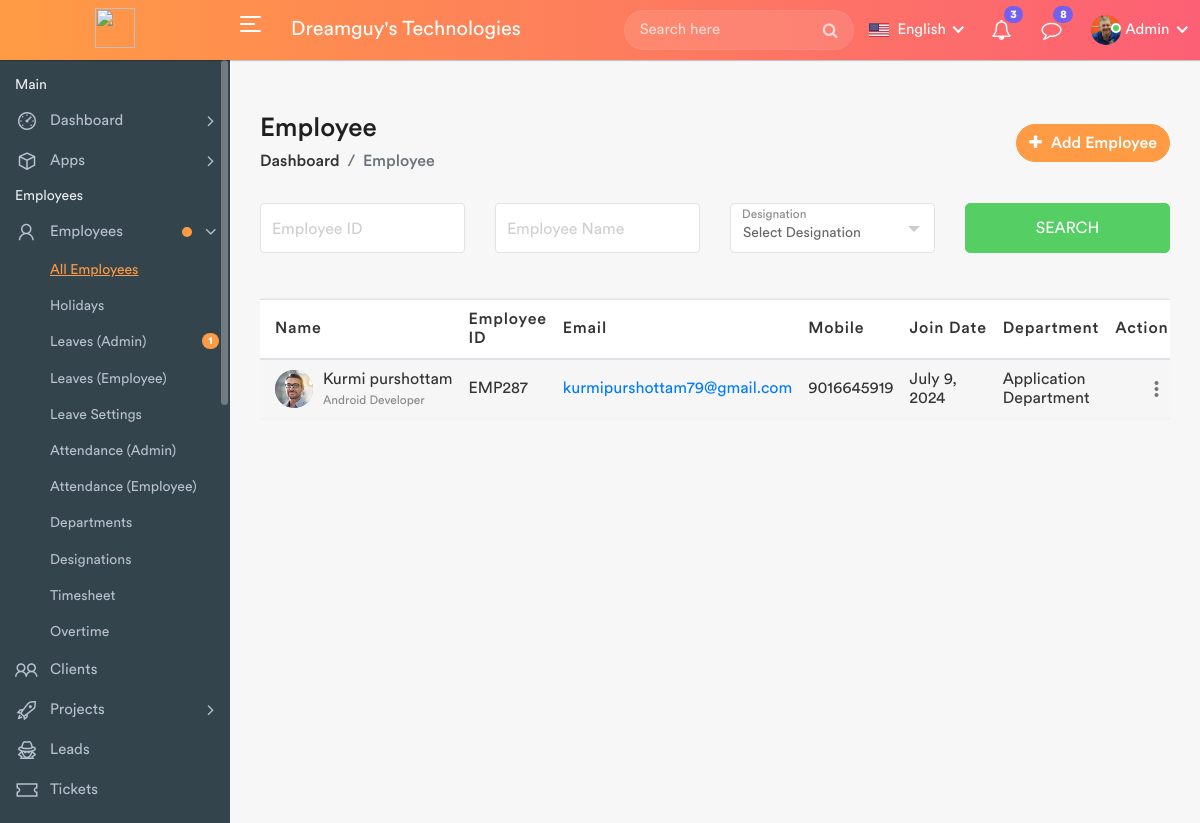
Before: /employees_list with the older database file.
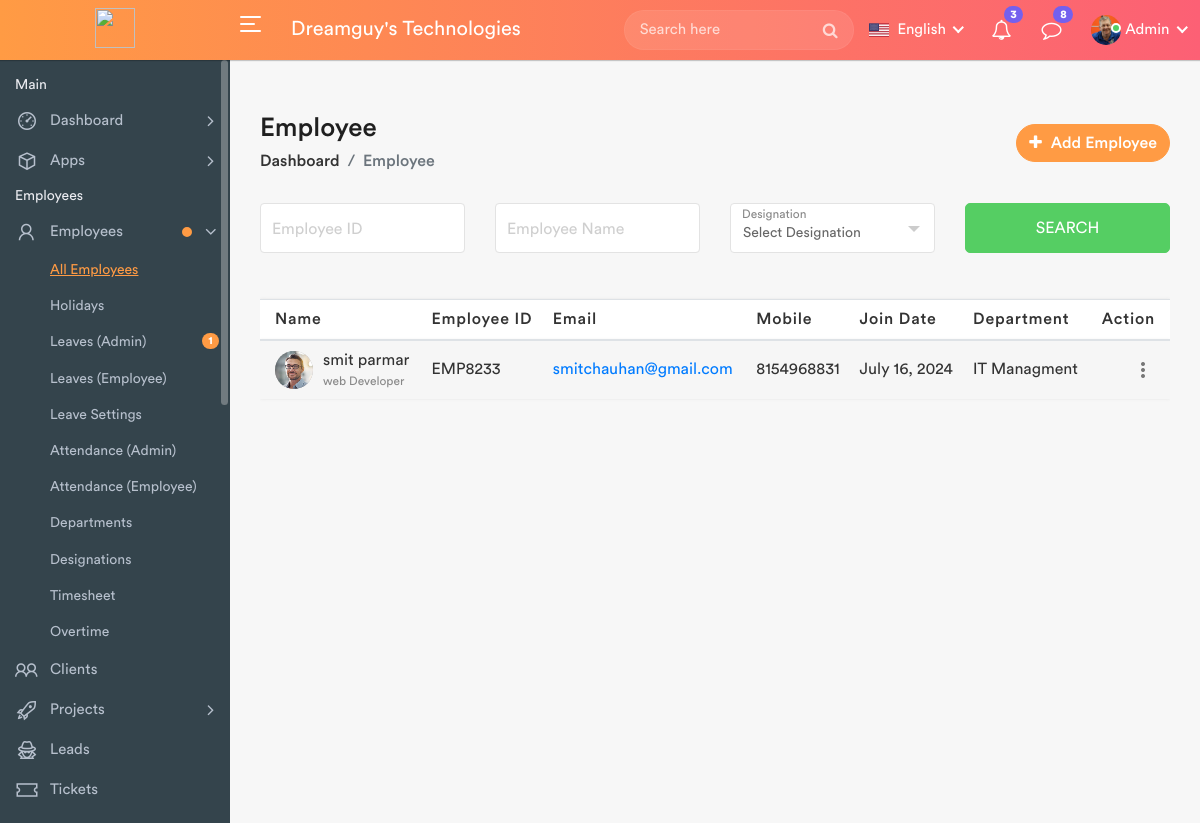
After: the same page with the newer database file.
### HRMS_APP/models.py (models this page shows, shortened)
class Employees(models.Model):
    company=(
        ("Delta","Delta"),
        ("Infotech","Infotech"),
        ("TCS","TCS"),
    )
    first_name = models.CharField(max_length=30)
    last_name = models.CharField(max_length=30)
    username = models.CharField(max_length=30)
    email = models.EmailField()
    password = models.CharField(max_length=30)
    employee_id = models.CharField(max_length=50)
    joining_date = models.DateField(null=True,blank=True)
    phone = models.CharField(max_length=12)
    company = models.CharField(max_length=20,choices=company)
    department = models.ForeignKey(Department, on_delete=models.CASCADE)
    designation = models.ForeignKey(Designation, on_delete=models.CASCADE)

class Designation(models.Model):
    designation = models.CharField(max_length=100)
    department = models.ForeignKey(Department, on_delete=models.CASCADE)
    def __str__(self):
        return self.designation

class Department(models.Model):
    department = models.CharField(max_length=100)
    def __str__(self):
        return self.department

### HRMS_APP/views.py (the view)
# urls.py: path('employees_list', views.employees_list, name='employees_list'),
def employees_list(request):
    employees = Employees.objects.all()
    departments = Department.objects.all()
    designations = Designation.objects.all()
    if request.method == "POST":
        if request.POST['password'] == request.POST['password2']:
            Employees.objects.create(
                first_name=request.POST['first_name'],
                last_name=request.POST['last_name'],
                username=request.POST['username'],
                email=request.POST['email'],
                password=request.POST['password'],
                joining_date=datetime.strptime(request.POST['joining_date'], '%d/%m/%Y').strftime('%Y-%m-%d'),
                employee_id=request.POST['employee_id'],
                phone=request.POST['phone'],
                company=request.POST['company'],
                department=Department.objects.get(id=request.POST['department']),
                designation=Designation.objects.get(id=request.POST['designation']),
            )
            sweetify.success(request, "Employee Add Successfully..")
            print(employees)
            print(departments)
            print(designations)
            return render(request, 'employees-list.html', {'employees': employees, 'departments': departments, 'designations': designations})
        else:
            sweetify.warning(request, "Password and Confirm password do not match")
            return render(request, 'employees-list.html', {'employees': employees, 'departments': departments, 'designations': designations})
    else:
        return render(request, 'employees-list.html', {'employees': employees, 'departments': departments, 'designations': designations})

### HRMS_APP/templates/employees-list.html (shortened to what this page needs)
﻿﻿{% extends "header.html" %}
{% load static %}
{% block content %}
            <div class="page-wrapper">
                <div class="content container-fluid">
					<div class="page-header">
						<div class="row align-items-center">
							<div class="col">
								<h3 class="page-title">Employee</h3>
								<ul class="breadcrumb">
									<li class="breadcrumb-item"><a href="admin_dashboard.html">Dashboard</a></li>
									<li class="breadcrumb-item active">Employee</li>
								</ul>
							</div>
							<div class="col-auto float-right ml-auto">
								<a href="#" class="btn add-btn" data-toggle="modal" data-target="#add_employee"><i class="fa fa-plus"></i> Add Employee</a>
							</div>
						</div>
					</div>
					<form id="search-form" method="GET" action="{% url 'employees_serch' %}">
						<div class="row filter-row">
							<div class="col-sm-6 col-md-3">
								<div class="form-group form-focus">
									<input type="text" class="form-control floating" name="employee_id" id="employee_id1">
									<label class="focus-label">Employee ID</label>
								</div>
							</div>
							<div class="col-sm-6 col-md-3">
								<div class="form-group form-focus">
									<input type="text" class="form-control floating" name="employee_name" id="employee_name">
									<label class="focus-label">Employee Name</label>
								</div>
							</div>
							<div class="col-sm-6 col-md-3">
								<div class="form-group form-focus select-focus">
									<label class="focus-label">Designation</label>
								</div>
							</div>
							<div class="col-sm-6 col-md-3">
								<button type="submit" class="btn btn-success btn-block"> Search </button>
							</div>
						</div>
					</form>
					<div class="row">
						<div class="col-md-12">
							<div class="table-responsive">
								<table class="table table-striped custom-table datatable">
									<thead>
										<tr>
											<th>Name</th>
											<th>Employee ID</th>
											<th>Email</th>
											<th>Mobile</th>
											<th class="text-nowrap">Join Date</th>
											<th>Department</th>
											<th class="text-right no-sort">Action</th>
										</tr>
									</thead>
									<tbody>
										{% if employees %}
											{% for emp in employees %}
												<tr>
													<td>
														<h2 class="table-avatar">
															<a href="{% url 'profile' %}" class="avatar"><img alt="" src="{% static 'assets/img/profiles/avatar-02.jpg' %}"></a>
															<a href="{% url 'profile' %}">{{ emp.first_name }} {{ emp.last_name }}<span>{{ emp.designation }}</span></a>
														</h2>
													</td>
													<td>{{ emp.employee_id }}</td>
													<td><a href="mailto:{{ emp.email }}">{{ emp.email }}</a></td>
													<td>{{ emp.phone }}</td>
													<td>{{ emp.joining_date }}</td>
													<td>{{ emp.department }}</td>
													<td class="text-right">
														<div class="dropdown dropdown-action">
															<a href="#" class="action-icon dropdown-toggle" data-toggle="dropdown" aria-expanded="false"><i class="material-icons">more_vert</i></a>
														</div>
													</td>
												</tr>
											{% endfor %}
											{% endif %}
									</tbody>
								</table>
							</div>
						</div>
					</div>
                </div>
            </div>
        </div>
{% endblock  %}

### HRMS_APP/templates/header.html (shortened to what this page needs)
{% load static %}
<html lang="en">
    <head>
        <link rel="stylesheet" href="{% static 'assets\css\bootstrap.min.css' %}">
        <link rel="stylesheet" href="{% static 'assets\css\font-awesome.min.css' %}">
        <link rel="stylesheet" href="{% static 'assets\css\line-awesome.min.css' %}">
		<link rel="stylesheet" href="{% static 'assets\css\select2.min.css' %}">
		<link rel="stylesheet" href="{% static 'assets\css\bootstrap-datetimepicker.min.css' %}">
        <link rel="stylesheet" href="{% static 'assets\css\style.css' %}">
    </head>
    <body>
        <div class="main-wrapper">
            <div class="header">
                <div class="header-left" >
                    <a href="index.html" class="logo" style="padding-top: 0.5rem;">
						<img src="{% static 'assets\img\logo.png '%}" width="40" height="40" alt="" >
					</a>
                </div>
				<a id="toggle_btn" href="javascript:void(0);">
					<span class="bar-icon" style="padding-top: 1rem;">
						<span></span>
						<span></span>
						<span></span>
					</span>
				</a>
                <div class="page-title-box">
					<h3>Dreamguy's Technologies</h3>
                </div>
				<ul class="nav user-menu">
					<li class="nav-item">
						<div class="top-nav-search">
							<form action="search.html">
								<input class="form-control" type="text" placeholder="Search here">
								<button class="btn" type="submit"><i class="fa fa-search"></i></button>
							</form>
						</div>
					</li>
					<li class="nav-item dropdown has-arrow flag-nav">
						<a class="nav-link dropdown-toggle" data-toggle="dropdown" href="#" role="button">
							<img src="{% static 'assets\img\flags\us.png' %}" alt="" height="20"> <span>English</span>
						</a>
					</li>
					<li class="nav-item dropdown">
						<a href="#" class="dropdown-toggle nav-link" data-toggle="dropdown">
							<i class="fa fa-bell-o"></i> <span class="badge badge-pill">3</span>
						</a>
					</li>
					<li class="nav-item dropdown">
						<a href="#" class="dropdown-toggle nav-link" data-toggle="dropdown">
							<i class="fa fa-comment-o"></i> <span class="badge badge-pill">8</span>
						</a>
					</li>
					<li class="nav-item dropdown has-arrow main-drop">
						<a href="#" class="dropdown-toggle nav-link" data-toggle="dropdown">
							<span class="user-img"><img src="{% static 'assets\img\profiles\avatar-21.jpg'%}" alt="">
							<span class="status online"></span></span>
							<span>Admin</span>
						</a>
					</li>
				</ul>
            </div>
            <div class="sidebar" id="sidebar">
                <div class="sidebar-inner slimscroll">
					<div id="sidebar-menu" class="sidebar-menu">
						<ul>
							<li class="menu-title">
								<span>Main</span>
							</li>
							<li class="submenu">
								<a href="#"><i class="la la-dashboard"></i> <span> Dashboard</span> <span class="menu-arrow"></span></a>
							</li>
							<li class="submenu">
								<a href="#"><i class="la la-cube"></i> <span> Apps</span> <span class="menu-arrow"></span></a>
							</li>
							<li class="menu-title">
								<span>Employees</span>
							</li>
							<li class="submenu">
								<a href="#" class="noti-dot"><i class="la la-user"></i> <span> Employees</span> <span class="menu-arrow"></span></a>
								<ul style="display: none;">
									<li><a class="active" href="{% url "employees_list" %}">All Employees</a></li>
									<li><a href="{% url 'holidays' %}">Holidays</a></li>
									<li><a href="leaves.html">Leaves (Admin) <span class="badge badge-pill bg-primary float-right">1</span></a></li>
									<li><a href="leaves-employee.html">Leaves (Employee)</a></li>
									<li><a href="leave-settings.html">Leave Settings</a></li>
									<li><a href="attendance.html">Attendance (Admin)</a></li>
									<li><a href="attendance-employee.html">Attendance (Employee)</a></li>
									<li><a href="{% url "departments" %}">Departments</a></li>
									<li><a href="{% url "designations" %}">Designations</a></li>
									<li><a href="timesheet.html">Timesheet</a></li>
									<li><a href="overtime.html">Overtime</a></li>
								</ul>
							</li>
							<li>
								<a href="clients.html"><i class="la la-users"></i> <span>Clients</span></a>
							</li>
							<li class="submenu">
								<a href="#"><i class="la la-rocket"></i> <span> Projects</span> <span class="menu-arrow"></span></a>
							</li>
							<li>
								<a href="leads.html"><i class="la la-user-secret"></i> <span>Leads</span></a>
							</li>
							<li>
								<a href="tickets.html"><i class="la la-ticket"></i> <span>Tickets</span></a>
							</li>
						</ul>
					</div>
                </div>
            </div>
             {% block content %}
             {% endblock %}
    </body>
</html>
{% load sweetify %}

Changed rows visible on the page:
removed Employees: first_name "Kurmi", last_name "purshottam", designation "Android Developer", employee_id "EMP287", email "kurmipurshottam79@gmail.com", phone "9016645919", joining_date "July 9, 2024", department "Application Department"
added Employees: first_name "smit", last_name "parmar", designation "web Developer", employee_id "EMP8233", email "smitchauhan@gmail.com", phone "8154968831", joining_date "July 16, 2024", department "IT Managment"
